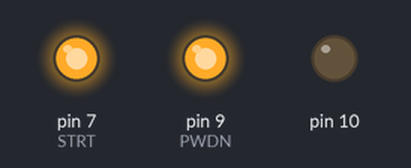
Bench run of a sketch on a simulated Arduino Uno, built with avr-gcc and run on an emulated ATmega328P. Shown: output pins drawn as LEDs (lit = HIGH).

Above: at 0.3 s.
Timing chart, 0 to 1.8 s (numbered marks = the images above):
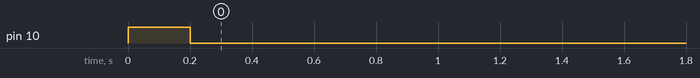

The sketch:

TW_signal_read.ino
```cpp
#include<SPI.h>
#define WAKEUP 0x02
#define STNDBY 0x04
#define RESET  0x06
#define START  0x08
#define STOP   0x0A
#define SDATAC 0x12
#define RDATAC 0x11

const int STRT = 7;
const int PWDN = 9;
const int DRDY  = 8;
//const int SS  = 10;
uint8_t Reg1;

void setup() {
  Serial.begin(9600);
  SPI.begin();
  SPI.beginTransaction(SPISettings(2000000, MSBFIRST, SPI_MODE1));
  pinMode(STRT, OUTPUT);
  pinMode(PWDN, OUTPUT);
  pinMode(DRDY, INPUT);
  pinMode(SS, OUTPUT);

  digitalWrite(STRT, LOW);
  digitalWrite(SS, HIGH);
  digitalWrite(PWDN, HIGH);
//  digitalWrite(RST, HIGH);
  delay(200);

  digitalWrite(SS, LOW);
  SPI.transfer(RESET);
  delayMicroseconds(12);
  SPI.transfer(SDATAC);
  delayMicroseconds(3);
  SPI.transfer(0x41);
  delayMicroseconds(1.9);
  SPI.transfer(0x00);
  delayMicroseconds(1.9);
  SPI.transfer(0x96);
  delayMicroseconds(3);
  SPI.transfer(0x42);
  SPI.transfer(0x00);
  SPI.transfer(0xC2);
  delayMicroseconds(3);
  SPI.transfer(0x43);
  SPI.transfer(0x00);
  SPI.transfer(0x7E);
  delayMicroseconds(3);
  SPI.transfer(0x45);
  SPI.transfer(0x00);
  SPI.transfer(0x52);
  delayMicroseconds(3);
  SPI.transfer(0x46);
  SPI.transfer(0x00);
  SPI.transfer(0x80);
  delayMicroseconds(3);
  SPI.transfer(0x47);
  SPI.transfer(0x00);
  SPI.transfer(0x80);
  delayMicroseconds(3);
  SPI.transfer(0x48);
  SPI.transfer(0x00);
  SPI.transfer(0x80);
  delayMicroseconds(3);
  SPI.transfer(0x55);
  SPI.transfer(0x00);
  SPI.transfer(0x20);
  delayMicroseconds(3);
  digitalWrite(SS, HIGH);
  digitalWrite(STRT, HIGH);
}

void loop() {

  uint8_t data;
  digitalWrite(SS, LOW);
  SPI.transfer(RDATAC);
  delayMicroseconds(3);
  SPI.transfer(START);
  delayMicroseconds(3);

  while(DRDY){
    data = SPI.transfer(0);
    //data = SPI.transfer(0);
    delay(4);
  }

  //for(int i = 0; i < 24; i++){ Serial.print(data[i]);}
  //Serial.println("");

  digitalWrite(SS, LOW);
  SPI.endTransaction();
  Serial.println(data);
}
```

Measured:
- by itself, pin 10: HIGH → LOW at 0.20 s
